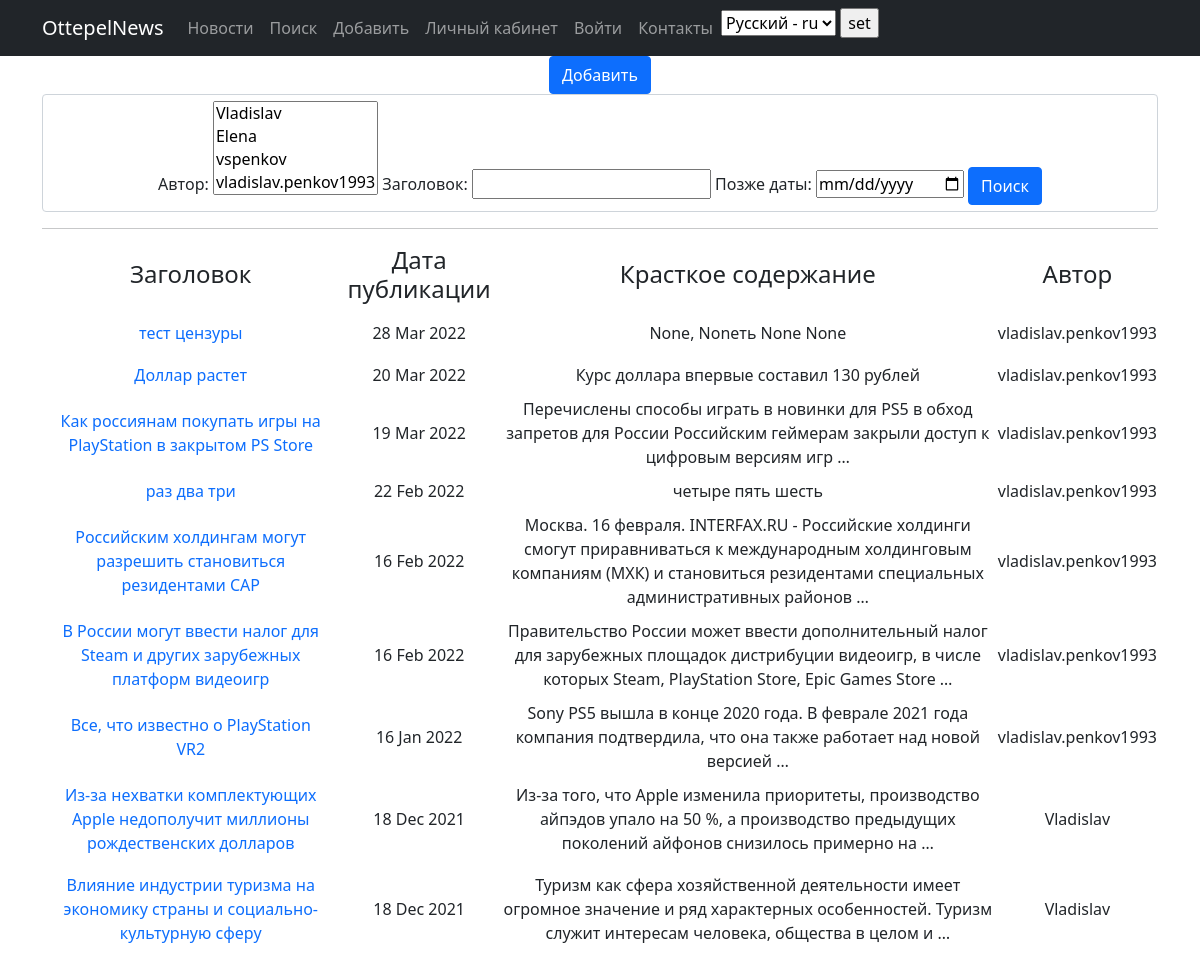
The app's page /news/search/ with its own data.
### news/models.py (models this page shows, shortened)
class Post(models.Model):
    article = 'AR'
    news = 'NW'
    CHOISE_CATEGORY = [
        (article, 'Статья' ),
        (news, 'Новость')
    ]
    author = models.ForeignKey(Author, on_delete = models.CASCADE, verbose_name = "Автор")
    type_category = models.CharField(max_length=2, choices= CHOISE_CATEGORY, default = news, verbose_name = "Категория")
    data_create = models.DateTimeField(auto_now_add=True, verbose_name = "Дата создания")
    post_category = models.ManyToManyField(Category, through= 'PostCategory')
    heading = models.CharField(max_length = 128, verbose_name = "Заголовок")
    text = models.TextField(verbose_name = "Содержание")
    rating = models.SmallIntegerField(default=0)

class Author(models.Model):
    authorUser = models.OneToOneField(User, on_delete=models.CASCADE)
    user_rating = models.SmallIntegerField(default=0)
    def __str__(self):
        return f'{self.authorUser}'

### news/views.py (the view)
# urls.py: path('search/', NewsSearch.as_view(), name='search'),
class NewsSearch(ListView):
    model = Post
    template_name = 'search.html'  # название шаблона
    context_object_name = 'search'  # название объекта
    queryset = Post.objects.order_by('-data_create')
    paginate_by = 10
    def get_context_data(self, **kwargs):
        context = super().get_context_data(**kwargs)
        context['filters'] = PostFilter(self.request.GET, queryset=self.get_queryset())  # вписываем наш фильтр в контекст
        return context

### news/templatetags/custom_filters.py (called while the page is built)
@register.filter(name='censor')
def censor(value):
    censor_word = [
        'бля', 'блядь', 'гандон', 'дрочить', 'хуй', 'хуйло', 'шлюха', 'прошмандовка', 'шлюх',
        'пизда', 'еблан', 'манда', 'целка', 'ебать', 'пиздец', 'ебушки-воробушки', 'срать'
    ]
    censor_new = []
    for i in censor_word:
        slovo = censor_new.append(i[0]+'*'*(len(i)-2)+i[-1])
        value = value.replace(i, str(slovo))
    return value

### templates/search.html (shortened to what this page needs)
{% extends 'flatpages/default.html' %}
{% load i18n %}
{% load custom_filters %}
{% block content %}
<a href="{% url 'add' %}" class="btn btn-primary">Добавить</a>
<form method="GET">
        <div class ="col form-control ">
            {{ filters.form }}
            <input type="submit" class="btn btn-primary" value="Поиск">
        </div>
</form>
        <table>
            <tr>
                <td>
                    <h4>Заголовок</h4>
                </td>
                <td>
                    <h4>Дата публикации</h4>
                </td>
                <td>
                    <h4>Красткое содержание</h4>
                </td>
                <td>
                    <h4>Автор</h4>
                </td>
            </tr>
            <hr>
    {% for news_one in filters.qs %}
        <tr>
            <td>
                <a class="nav-link" href="http://127.0.0.1:8000/news/{{ news_one.id }}">{{ news_one.heading|censor }}</a>
            </td>
            <td>
                {{ news_one.data_create|date:'d M Y ' }}
            </td>
            <td>
                {{ news_one.text|truncatewords:20 | censor }}
            </td>
            <td>
                {{ news_one.author }}
            </td>
    {% endfor %}
{% endblock content %}

### records on screen
Post: heading|censor "тест цензуры", data_create "28 Mar 2022", text|censor "None, Noneть None None", author "vladislav.penkov1993"
Post: heading|censor "Доллар растет", data_create "20 Mar 2022", text|censor "Курс доллара впервые составил 130 рублей", author "vladislav.penkov1993"
Post: heading|censor "Как россиянам покупать игры на PlayStation в закрытом PS Store", data_create "19 Mar 2022", text|censor "Перечислены способы играть в новинки для PS5 в обход запретов для России Российским геймерам закрыли доступ к цифровым версиям игр …", author "vladislav.penkov1993"
Post: heading|censor "раз два три", data_create "22 Feb 2022", text|censor "четыре пять шесть", author "vladislav.penkov1993"
Post: heading|censor "Российским холдингам могут разрешить становиться резидентами САР", data_create "16 Feb 2022", text|censor "Москва. 16 февраля. INTERFAX.RU - Российские холдинги смогут приравниваться к международным холдинговым компаниям (МХК) и становиться резидентами специальных административных районов …", author "vladislav.penkov1993"
Post: heading|censor "В России могут ввести налог для Steam и других зарубежных платформ видеоигр", data_create "16 Feb 2022", text|censor "Правительство России может ввести дополнительный налог для зарубежных площадок дистрибуции видеоигр, в числе которых Steam, PlayStation Store, Epic Games Store …", author "vladislav.penkov1993"
Post: heading|censor "Все, что известно о PlayStation VR2", data_create "16 Jan 2022", text|censor "Sony PS5 вышла в конце 2020 года. В феврале 2021 года компания подтвердила, что она также работает над новой версией …", author "vladislav.penkov1993"
Post: heading|censor "Из-за нехватки комплектующих Apple недополучит миллионы рождественских долларов", data_create "18 Dec 2021", text|censor "Из-за того, что Apple изменила приоритеты, производство айпэдов упало на 50 %, а производство предыдущих поколений айфонов снизилось примерно на …", author "Vladislav"
Post: heading|censor "Влияние индустрии туризма на экономику страны и социально-культурную сферу", data_create "18 Dec 2021", text|censor "Туризм как сфера хозяйственной деятельности имеет огромное значение и ряд характерных особенностей. Туризм служит интересам человека, общества в целом и …", author "Vladislav"

### other values on screen
form field language "Русский - ru"
